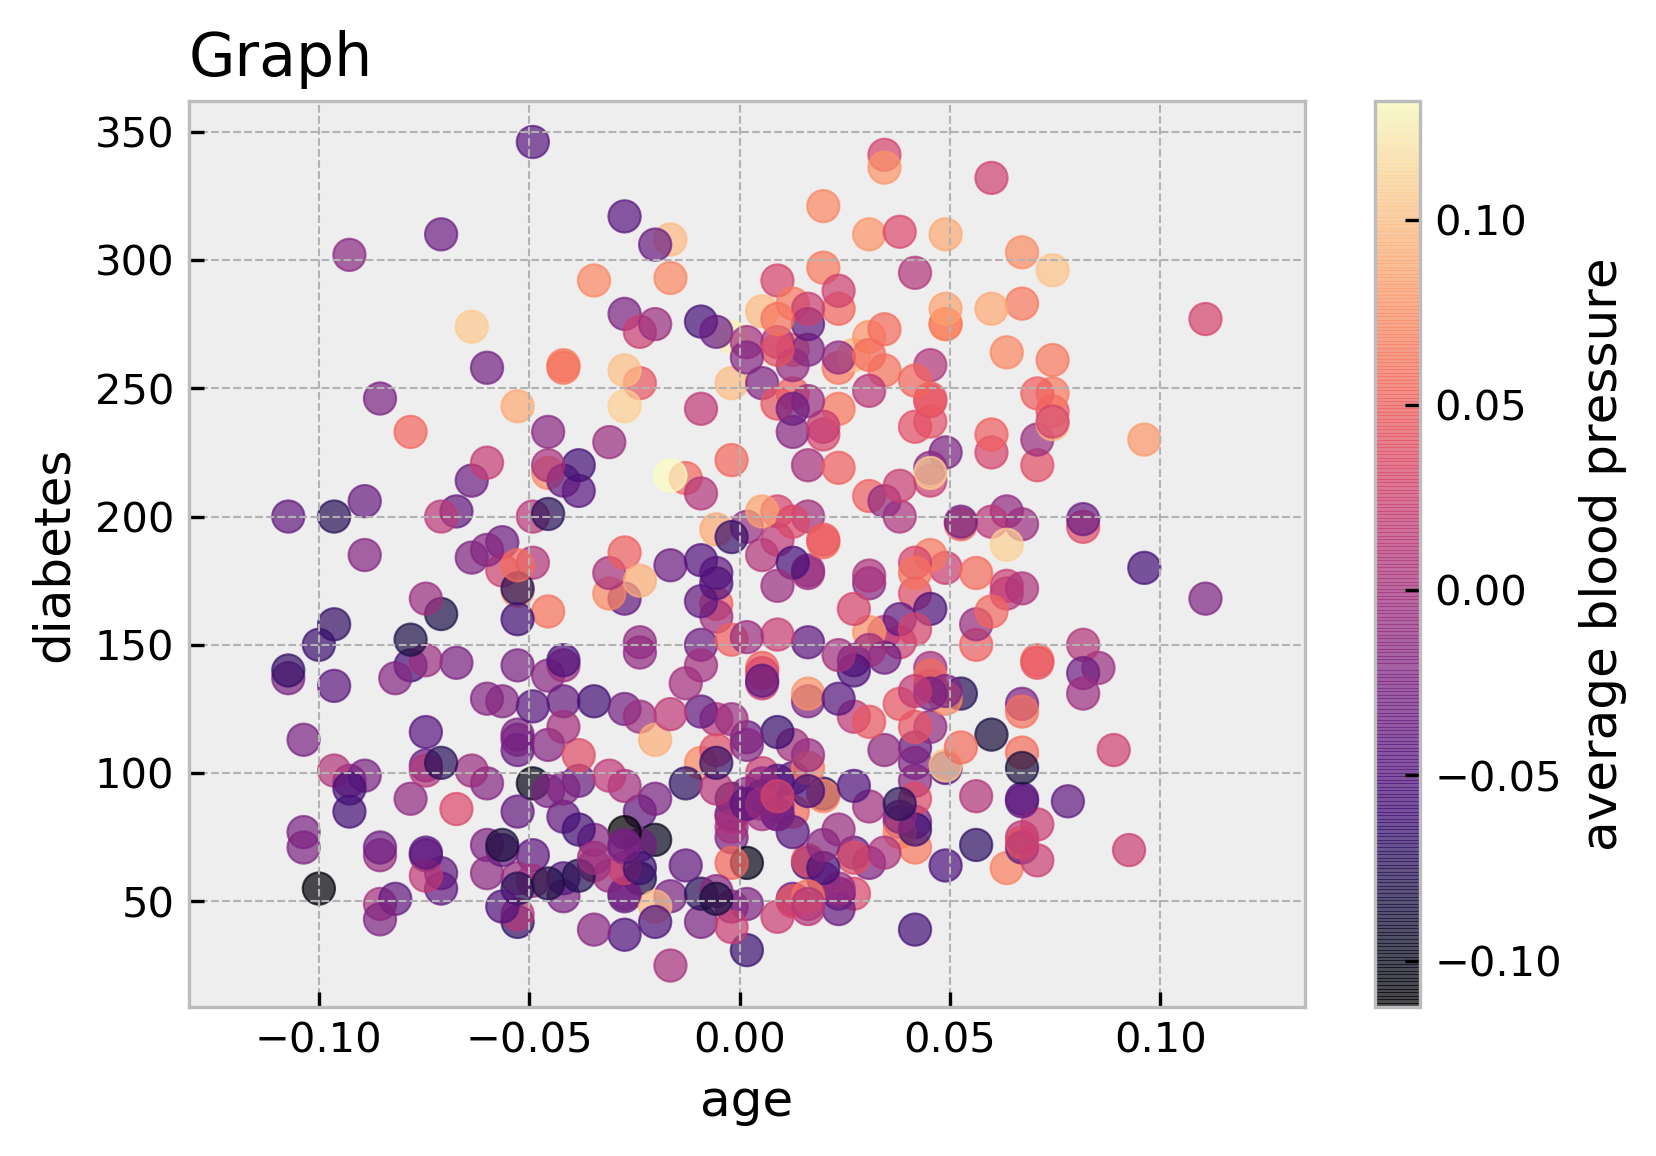

This figure's Python source:
# -*- coding: utf-8 -*-
"""
Created on Sun Jun 28 21:40:19 2020

@author: raylla
"""

from sklearn import datasets
import matplotlib.pyplot as plt

#load the data
diabetes=datasets.load_diabetes()

#you can find more styles for your graph on matplotlib website
plt.style.use('bmh')

plt.title('Graph', loc='left')

#cmap: color gradient
#c: choose the variable which the color will vary
#s: size of points
#alpha: opacity level
plt.scatter(diabetes.data[:,0], diabetes.target, cmap='magma',
            c=diabetes.data[:,3],s=60, alpha=0.7)

plt.axes().set(xlabel='age',ylabel='diabetes')

cbar = plt.colorbar()
cbar.set_label('average blood pressure')

#bbox_inches='tight': will save your figure without cut the edges
#facecolor: you can choose the edge color
#dpi: resolution
plt.savefig('graph-diabetes_dataset.png',
            bbox_inches='tight',facecolor='white',dpi=300)
